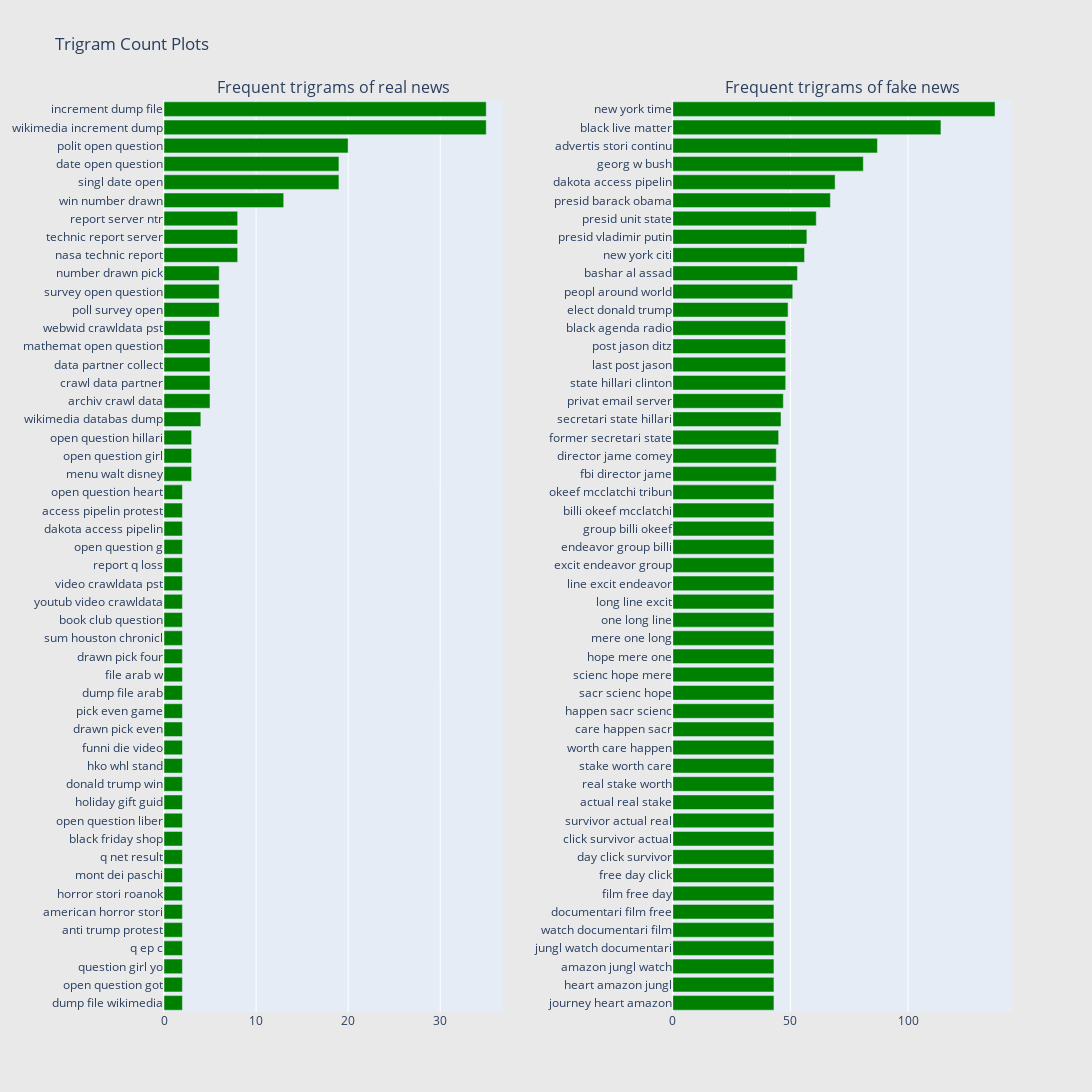

Source (notebook cell):
### Markdown cell above
Now let's usl look at the trigram plots as well.

### Code cell
# for colab plotly
configure_plotly_browser_state()

freq_dict = defaultdict(int)
for sent in df_real["text"]:
    for word in generate_ngrams(sent,3):
        freq_dict[word] += 1
fd_sorted = pd.DataFrame(sorted(freq_dict.items(), key=lambda x: x[1])[::-1])
fd_sorted.columns = ["word", "wordcount"]
trace0 = horizontal_bar_chart(fd_sorted.head(50), 'green')


freq_dict = defaultdict(int)
for sent in df_fake["text"]:
    for word in generate_ngrams(sent,3):
        freq_dict[word] += 1
fd_sorted = pd.DataFrame(sorted(freq_dict.items(), key=lambda x: x[1])[::-1])
fd_sorted.columns = ["word", "wordcount"]
trace1 = horizontal_bar_chart(fd_sorted.head(50), 'green')

# Creating two subplots
fig = tools.make_subplots(rows=1, cols=2, vertical_spacing=0.04, horizontal_spacing=0.2,
                          subplot_titles=["Frequent trigrams of real news", 
                                          "Frequent trigrams of fake news"])
fig.append_trace(trace0, 1, 1)
fig.append_trace(trace1, 1, 2)
fig['layout'].update(height=1200, width=1200, paper_bgcolor='rgb(233,233,233)', title="Trigram Count Plots")
py.iplot(fig, filename='word-plots')

### Figure 1 — Plotly figure (JSON) as saved in the notebook; plotly's stock layout.template omitted (floating-point values rounded to 4 significant figures)
{"data": [{"showlegend": false, "orientation": "h", "yaxis": "y", "y": ["dump file wikimedia", "open question got", "question girl yo", "q ep c", "anti trump protest", "american horror stori", "horror stori roanok", "mont dei paschi", "q net result", "black friday shop", "open question liber", "holiday gift guid", "donald trump win", "hko whl stand", "funni die video", "drawn pick even", "pick even game", "dump file arab", "file arab w", "drawn pick four", "sum houston chronicl", "book club question", "youtub video crawldata", "video crawldata pst", "report q loss", "open question g", "dakota access pipelin", "access pipelin protest", "open question heart", "menu walt disney", "open question girl", "open question hillari", "wikimedia databas dump", "archiv crawl data", "crawl data partner", "data partner collect", "mathemat open question", "webwid crawldata pst", "poll survey open", "survey open question", "number drawn pick", "nasa technic report", "technic report server", "report server ntr", "win number drawn", "singl date open", "date open question", "polit open question", "wikimedia increment dump", "increment dump file"], "xaxis": "x", "marker": {"color": "green"}, "x": [2, 2, 2, 2, 2, 2, 2, 2, 2, 2, 2, 2, 2, 2, 2, 2, 2, 2, 2, 2, 2, 2, 2, 2, 2, 2, 2, 2, 2, 3, 3, 3, 4, 5, 5, 5, 5, 5, 6, 6, 6, 8, 8, 8, 13, 19, 19, 20, 35, 35], "type": "bar"}, {"showlegend": false, "orientation": "h", "yaxis": "y2", "y": ["journey heart amazon", "heart amazon jungl", "amazon jungl watch", "jungl watch documentari", "watch documentari film", "documentari film free", "film free day", "free day click", "day click survivor", "click survivor actual", "survivor actual real", "actual real stake", "real stake worth", "stake worth care", "worth care happen", "care happen sacr", "happen sacr scienc", "sacr scienc hope", "scienc hope mere", "hope mere one", "mere one long", "one long line", "long line excit", "line excit endeavor", "excit endeavor group", "endeavor group billi", "group billi okeef", "billi okeef mcclatchi", "okeef mcclatchi tribun", "fbi director jame", "director jame comey", "former secretari state", "secretari state hillari", "privat email server", "state hillari clinton", "last post jason", "post jason ditz", "black agenda radio", "elect donald trump", "peopl around world", "bashar al assad", "new york citi", "presid vladimir putin", "presid unit state", "presid barack obama", "dakota access pipelin", "georg w bush", "advertis stori continu", "black live matter", "new york time"], "xaxis": "x2", "marker": {"color": "green"}, "x": [43, 43, 43, 43, 43, 43, 43, 43, 43, 43, 43, 43, 43, 43, 43, 43, 43, 43, 43, 43, 43, 43, 43, 43, 43, 43, 43, 43, 43, 44, 44, 45, 46, 47, 48, 48, 48, 48, 49, 51, 53, 56, 57, 61, 67, 69, 81, 87, 114, 137], "type": "bar"}], "layout": {"xaxis": {"domain": [0, 0.4], "anchor": "y"}, "title": {"text": "Trigram Count Plots"}, "paper_bgcolor": "rgb(233,233,233)", "yaxis": {"domain": [0, 1], "anchor": "x"}, "xaxis2": {"domain": [0.6, 1], "anchor": "y2"}, "height": 1200, "width": 1200, "yaxis2": {"domain": [0, 1], "anchor": "x2"}, "annotations": [{"yanchor": "bottom", "xref": "paper", "xanchor": "center", "yref": "paper", "text": "Frequent trigrams of real news", "y": 1, "x": 0.2, "font": {"size": 16}, "showarrow": false}, {"yanchor": "bottom", "xref": "paper", "xanchor": "center", "yref": "paper", "text": "Frequent trigrams of fake news", "y": 1, "x": 0.8, "font": {"size": 16}, "showarrow": false}]}}
